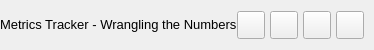
           <widget class="QFrame" name="contentTopBg">
            <property name="minimumSize">
             <size>
              <width>0</width>
              <height>50</height>
             </size>
            </property>
            <property name="maximumSize">
             <size>
              <width>16777215</width>
              <height>50</height>
             </size>
            </property>
            <property name="frameShape">
             <enum>QFrame::NoFrame</enum>
            </property>
            <property name="frameShadow">
             <enum>QFrame::Raised</enum>
            </property>
            <layout class="QHBoxLayout" name="horizontalLayout">
             <property name="spacing">
              <number>0</number>
             </property>
             <property name="leftMargin">
              <number>0</number>
             </property>
             <property name="topMargin">
              <number>0</number>
             </property>
             <property name="rightMargin">
              <number>10</number>
             </property>
             <property name="bottomMargin">
              <number>0</number>
             </property>
             <item>
              <widget class="QFrame" name="leftBox">
               <property name="sizePolicy">
                <sizepolicy hsizetype="Expanding" vsizetype="Preferred">
                 <horstretch>0</horstretch>
                 <verstretch>0</verstretch>
                </sizepolicy>
               </property>
               <property name="frameShape">
                <enum>QFrame::NoFrame</enum>
               </property>
               <property name="frameShadow">
                <enum>QFrame::Raised</enum>
               </property>
               <layout class="QHBoxLayout" name="horizontalLayout_3">
                <property name="spacing">
                 <number>0</number>
                </property>
                <property name="leftMargin">
                 <number>0</number>
                </property>
                <property name="topMargin">
                 <number>0</number>
                </property>
                <property name="rightMargin">
                 <number>0</number>
                </property>
                <property name="bottomMargin">
                 <number>0</number>
                </property>
                <item>
                 <widget class="QLabel" name="titleRightInfo">
                  <property name="sizePolicy">
                   <sizepolicy hsizetype="Preferred" vsizetype="Expanding">
                    <horstretch>0</horstretch>
                    <verstretch>0</verstretch>
                   </sizepolicy>
                  </property>
                  <property name="maximumSize">
                   <size>
                    <width>16777215</width>
                    <height>45</height>
                   </size>
                  </property>
                  <property name="font">
                   <font>
                    <pointsize>10</pointsize>
                    <italic>false</italic>
                    <bold>false</bold>
                   </font>
                  </property>
                  <property name="text">
                   <string>Metrics Tracker - Wrangling the Numbers</string>
                  </property>
                  <property name="alignment">
                   <set>Qt::AlignLeading|Qt::AlignLeft|Qt::AlignVCenter</set>
                  </property>
                 </widget>
                </item>
               </layout>
              </widget>
             </item>
             <item alignment="Qt::AlignRight">
              <widget class="QFrame" name="rightButtons">
               <property name="minimumSize">
                <size>
                 <width>0</width>
                 <height>28</height>
                </size>
               </property>
               <property name="frameShape">
                <enum>QFrame::NoFrame</enum>
               </property>
               <property name="frameShadow">
                <enum>QFrame::Raised</enum>
               </property>
               <layout class="QHBoxLayout" name="horizontalLayout_2">
                <property name="spacing">
                 <number>5</number>
                </property>
                <property name="leftMargin">
                 <number>0</number>
                </property>
                <property name="topMargin">
                 <number>0</number>
                </property>
                <property name="rightMargin">
                 <number>0</number>
                </property>
                <property name="bottomMargin">
                 <number>0</number>
                </property>
                <item>
                 <widget class="QPushButton" name="settingsTopBtn">
                  <property name="minimumSize">
                   <size>
                    <width>28</width>
                    <height>28</height>
                   </size>
                  </property>
                  <property name="maximumSize">
                   <size>
                    <width>28</width>
                    <height>28</height>
                   </size>
                  </property>
                  <property name="cursor">
                   <cursorShape>PointingHandCursor</cursorShape>
                  </property>
                  <property name="toolTip">
                   <string>Settings</string>
                  </property>
                  <property name="text">
                   <string/>
                  </property>
                  <property name="icon">
                   <iconset resource="resources.qrc">
                    <normaloff>:/icons/images/icons/icon_settings.png</normaloff>:/icons/images/icons/icon_settings.png</iconset>
                  </property>
                  <property name="iconSize">
                   <size>
                    <width>20</width>
                    <height>20</height>
                   </size>
                  </property>
                 </widget>
                </item>
                <item>
                 <widget class="QPushButton" name="minimizeAppBtn">
                  <property name="minimumSize">
                   <size>
                    <width>28</width>
                    <height>28</height>
                   </size>
                  </property>
                  <property name="maximumSize">
                   <size>
                    <width>28</width>
                    <height>28</height>
                   </size>
                  </property>
                  <property name="cursor">
                   <cursorShape>PointingHandCursor</cursorShape>
                  </property>
                  <property name="toolTip">
                   <string>Minimize</string>
                  </property>
                  <property name="text">
                   <string/>
                  </property>
                  <property name="icon">
                   <iconset resource="resources.qrc">
                    <normaloff>:/icons/images/icons/icon_minimize.png</normaloff>:/icons/images/icons/icon_minimize.png</iconset>
                  </property>
                  <property name="iconSize">
                   <size>
                    <width>20</width>
                    <height>20</height>
                   </size>
                  </property>
                 </widget>
                </item>
                <item>
                 <widget class="QPushButton" name="maximizeRestoreAppBtn">
                  <property name="minimumSize">
                   <size>
                    <width>28</width>
                    <height>28</height>
                   </size>
                  </property>
                  <property name="maximumSize">
                   <size>
                    <width>28</width>
                    <height>28</height>
                   </size>
                  </property>
                  <property name="font">
                   <font>
                    <pointsize>10</pointsize>
                    <italic>false</italic>
                    <bold>false</bold>
                    <stylestrategy>PreferDefault</stylestrategy>
                   </font>
                  </property>
                  <property name="cursor">
                   <cursorShape>PointingHandCursor</cursorShape>
                  </property>
                  <property name="toolTip">
                   <string>Maximize</string>
                  </property>
                  <property name="text">
                   <string/>
                  </property>
                  <property name="icon">
                   <iconset resource="resources.qrc">
                    <normaloff>:/icons/images/icons/icon_maximize.png</normaloff>:/icons/images/icons/icon_maximize.png</iconset>
                  </property>
                  <property name="iconSize">
                   <size>
                    <width>20</width>
                    <height>20</height>
                   </size>
                  </property>
                 </widget>
                </item>
                <item>
                 <widget class="QPushButton" name="closeAppBtn">
                  <property name="minimumSize">
                   <size>
                    <width>28</width>
                    <height>28</height>
                   </size>
                  </property>
                  <property name="maximumSize">
                   <size>
                    <width>28</width>
                    <height>28</height>
                   </size>
                  </property>
                  <property name="cursor">
                   <cursorShape>PointingHandCursor</cursorShape>
                  </property>
                  <property name="toolTip">
                   <string>Close</string>
                  </property>
                  <property name="text">
                   <string/>
                  </property>
                  <property name="icon">
                   <iconset resource="resources.qrc">
                    <normaloff>:/icons/images/icons/icon_close.png</normaloff>:/icons/images/icons/icon_close.png</iconset>
                  </property>
                  <property name="iconSize">
                   <size>
                    <width>20</width>
                    <height>20</height>
                   </size>
                  </property>
                 </widget>
                </item>
               </layout>
              </widget>
             </item>
            </layout>
           </widget>
